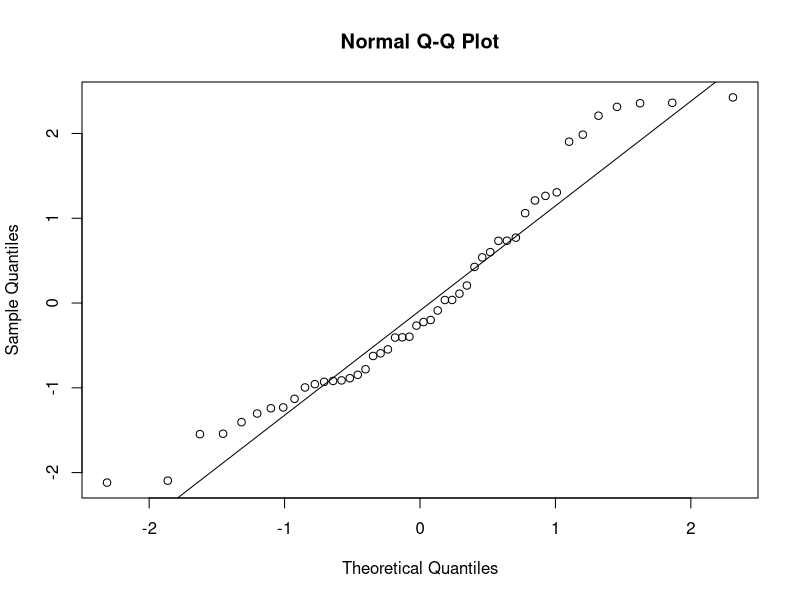
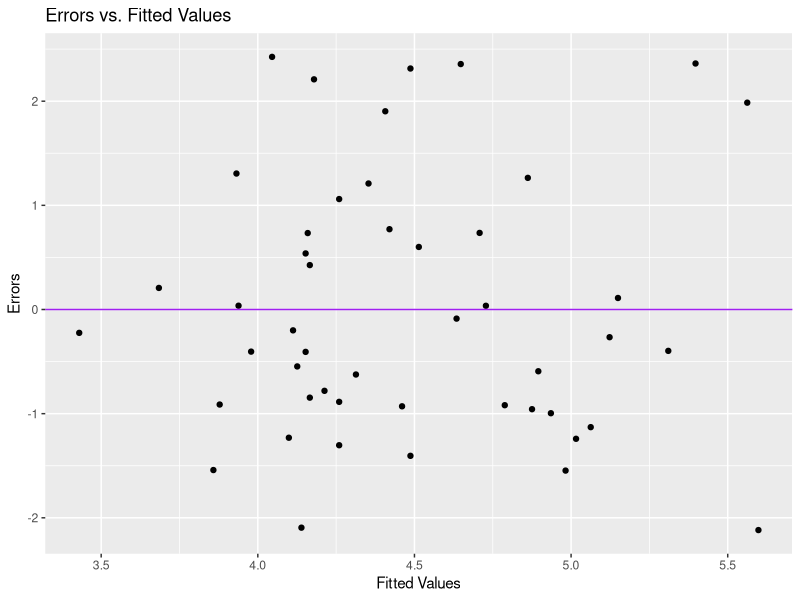

Write the R code that produced these figures, in order.
library(tidyverse)
library(ggplot2)
library(MASS)

vitis_var_means <- read_csv("data/viniferaTraitMeans/Vitis_var_means.csv")
vitis_mean <- read_csv("data/viniferaTraitMeans/Vitis_mean.csv")
vitis_trait <- read_csv("data/viniferaTraitMeans/Vitis_trait_data.csv")
PhenoVarRMI <- read_csv("data/Phenodata/PhenoVarRMI.csv")

vitis_var_means <- vitis_var_means %>% 
  rename(variety = Varietal) 

vitis_var_means <- subset(vitis_var_means, select=c("variety", "C13", "C", "N", "C.N", "mean_stom", "stom_den", "SPI"))


PhenoVarRMI <- PhenoVarRMI %>% 
  na.omit(PhenoVarRMI)

#vitis <- full_join(vitis_var_means, PhenoVarRMI, by = "variety") #this is not very helpful because they end 
#up mostly NAs 

#this is called full.model just to make it easy for substituting betas, but I get a 0 slope when
#I use variety in the model, so I need to figure out how to add flowering time with the traits and 
#maybe this data does not fit in a linear model
full.model = lm(SPI ~ stom_den , data = vitis_var_means)

vitis_var_means$ei = full.model$residuals
vitis_var_means$yhat = full.model$fitted.values

qqnorm(full.model$residuals)
qqline(full.model$residuals)

ei = full.model$residuals
the.SWtest = shapiro.test(ei)
the.SWtest

qplot(yhat, ei, data = vitis_var_means) +  ggtitle("Errors vs. Fitted Values") + xlab("Fitted Values") + 
  ylab("Errors") + geom_hline(yintercept = 0,col = "purple")

Group = rep("Lower",nrow(vitis_var_means))
